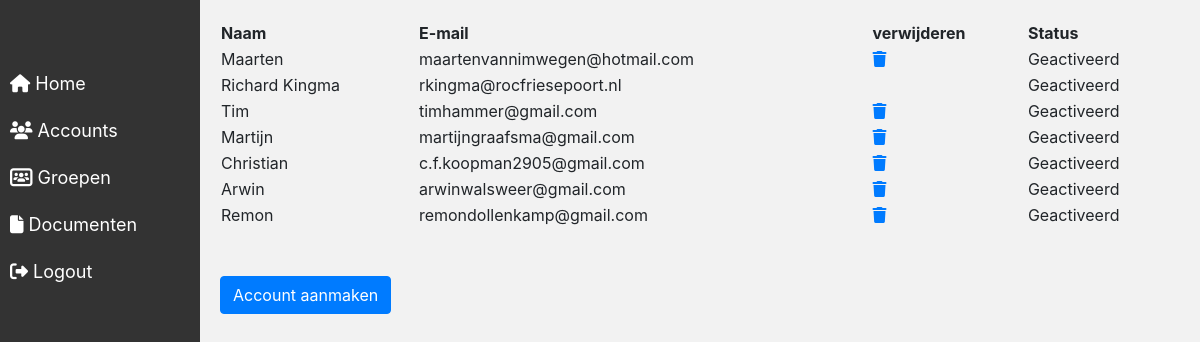
/Account-dashboard.php (signed in), run on the app's committed database.
### tables this page shows
CREATE TABLE `users` (
  `id` int(11) NOT NULL,
  `naam` varchar(50) NOT NULL,
  `email` varchar(75) NOT NULL,
  `password` varchar(250) DEFAULT NULL,
  `isActivated` int(1) NOT NULL DEFAULT 0,
  `role` int(1) NOT NULL,
  `activationCode` varchar(50) NOT NULL,
  `activatedOn` datetime DEFAULT NULL
);

### Account-dashboard.php (the view, shortened to what this page needs)
<!DOCTYPE html>
<html lang="nl">
<head>
</head>
<body>
    <div class="content">
        <?php
        include('sidebar.php');
        include "config/dbconn.php";
        $sql = "SELECT * FROM users";
        $result = $conn->query($sql);
        if ($result->num_rows > 0) {
            echo "
                <table>
                    <tr>
                        <th>Naam</th>
                        <th>E-mail</th>
                        <th>verwijderen</th>
                        <th>Status</th>
                    </tr>
            ";
        }
        foreach ($result as $row) {
            $id = $row['id'];
            if ($id != $_SESSION['id']) {
                echo '
                    <tr>
                        <td>' . $row["naam"] . '<input type="hidden" name="id[]" value="' . $row['id'] . '"></td>
                        <td>' . $row["email"] . '</td>
                        <td><a href="?userId=' . $id . '"> <i class="fa-solid fa-trash"></i></a></td>';
                        if ($row["isActivated"] == 1) {
                            echo '<td>Geactiveerd</td>';
                        } else {
                            echo '<td>Niet geactiveerd</td>';
                        }
                echo'
                    </tr>
                ';
            } else
                echo '<tr>
                        	<td>' . $row["naam"] . '<input type="hidden" name="id[]" value="' . $row['id'] . '"></td>
                            <td>' . $row["email"] . '</td>
                            <td></td>
                            <td>Geactiveerd</td>
                        </tr>
                    ';
        }
        echo "</table><br><br>";
        ?>
        <div class="p-10 toevoegknop bt">
            <a href="Account-toevoegen.php" class="btn btn-primary" role="button">Account aanmaken</a>
        </div>
    </div>
</body>
</html>

### Styles/Style.css (style rules this page uses)
.content { margin-left: 200px; padding: 20px; height: 100vh; display: flex; flex-direction: column; background-color: #f2f2f2; }

### data on the page
users: naam "Maarten", email "maartenvannimwegen@hotmail.com", isActivated "Geactiveerd"
users: naam "Richard Kingma", email "rkingma@rocfriesepoort.nl"
users: naam "Tim", email "timhammer@gmail.com", isActivated "Geactiveerd"
users: naam "Martijn", email "martijngraafsma@gmail.com", isActivated "Geactiveerd"
users: naam "Christian", email "c.f.koopman2905@gmail.com", isActivated "Geactiveerd"
users: naam "Arwin", email "arwinwalsweer@gmail.com", isActivated "Geactiveerd"
users: naam "Remon", email "remondollenkamp@gmail.com", isActivated "Geactiveerd"
